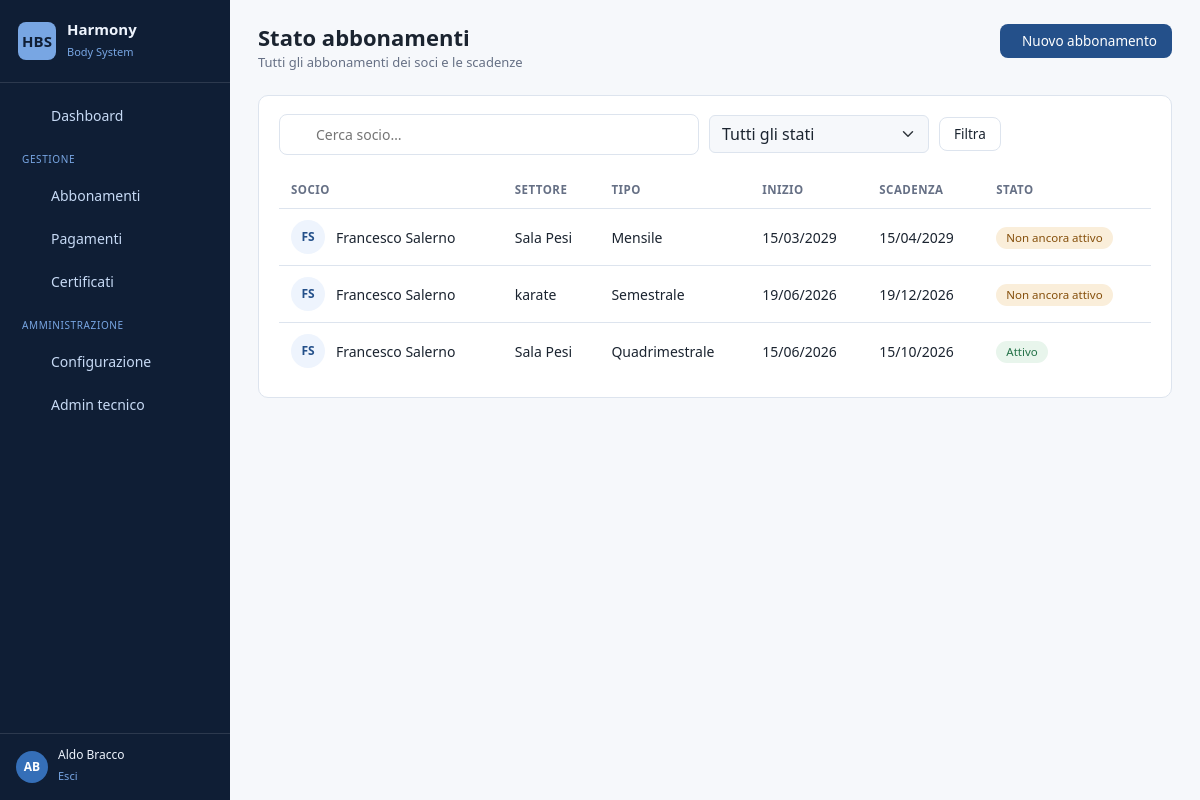
Before: /members/subscriptions/ (signed in) with the older database file.
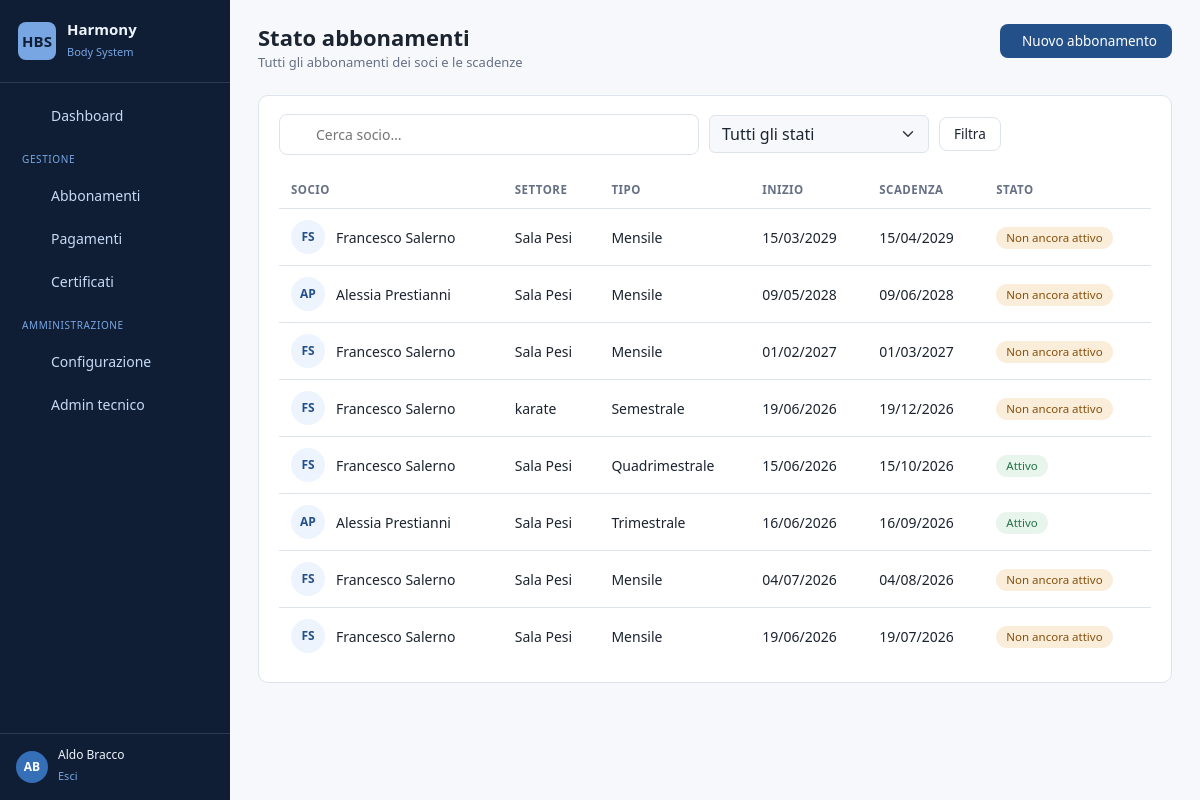
After: the same page with the newer database file.
### members/models.py (models this page shows, shortened)
class Subscription(models.Model):
    class SubscriptionType(models.TextChoices):
        MONTHLY = 'MONTHLY', _('Mensile')
        QUARTERLY = 'QUARTERLY', _('Trimestrale')
        FOURMONTH = 'FOURMONTH', _('Quadrimestrale')
        SEMESTRAL = 'SEMESTRAL', _('Semestrale')
        ANNUAL = 'ANNUAL', _('Annuale')
    member = models.ForeignKey(
        Member, on_delete=models.CASCADE,
        related_name="subscriptions", verbose_name=_("Socio"),
    )
    subscription_type = models.CharField(
        max_length=20, choices=SubscriptionType.choices,
        verbose_name=_("Tipologia abbonamento"),
    )
    sector = models.ForeignKey(
        Sector, on_delete=models.PROTECT,
        related_name="subscriptions", verbose_name=_("Settore"),
        null=True, blank=True,
    )
    start_date = models.DateField(verbose_name=_("Data inizio"))
    end_date = models.DateField(verbose_name=_("Data fine"), null=True, blank=True)
    package = models.ForeignKey(
        'Package', on_delete=models.PROTECT,
        related_name="subscriptions", verbose_name=_("Pacchetto"),
        null=True, blank=True,   # nullable per non rompere i record esistenti
    )
    class Meta:
        verbose_name = _("Abbonamento")
        verbose_name_plural = _("Abbonamenti")
        ordering = ['-end_date']

class Member(AbstractUser):
    class Role(models.TextChoices):
        ADMIN = "ADMIN", _("Amministratore")
        STAFF = "STAFF", _("Segreteria")
        INSTRUCTOR = "INSTRUCTOR", _("Istruttore")
        MEMBER = "MEMBER", _("Socio")
    class Sex(models.TextChoices):
        MALE = "M", _("Maschio")
        FEMALE = "F", _("Femmina")
    role = models.CharField(
        _("Ruolo"), max_length=20, choices=Role.choices, default=Role.MEMBER
    )
    first_name = models.CharField(_("Nome"), max_length=150, blank=False)
    last_name = models.CharField(_("Cognome"), max_length=150, blank=False)
    email = models.EmailField(_("Email"), blank=True)
    card_number = models.CharField(
        _("Numero tessera"), max_length=30, unique=True, null=True, blank=True,
        help_text=_("Formato es. BS/23/00202"),
    )
    fiscal_code = models.CharField(_("Codice fiscale"), max_length=16, blank=True)
    sex = models.CharField(_("Sesso"), max_length=1, choices=Sex.choices, blank=True)
    date_of_birth = models.DateField(_("Data di nascita"), null=True, blank=True)
    birth_place = models.CharField(_("Luogo di nascita"), max_length=120, blank=True)
    phone_number = models.CharField(_("Cellulare"), max_length=20, blank=True)
    phone_home = models.CharField(_("Telefono casa"), max_length=20, blank=True)
    address = models.CharField(_("Indirizzo"), max_length=255, blank=True)
    residence_city = models.CharField(_("Comune di residenza"), max_length=120, blank=True)
    province = models.CharField(_("Provincia"), max_length=2, blank=True)
    postal_code = models.CharField(_("CAP"), max_length=5, blank=True)
    photo = models.ImageField(_("Foto"), upload_to="member_photos/", null=True, blank=True)
    notes = models.TextField(_("Note"), blank=True)
    registration_date = models.DateField(_("Data registrazione"), null=True, blank=True)
    is_dismissed = models.BooleanField(_("Dimesso / Cessato"), default=False)
    sector = models.ForeignKey(
        Sector, on_delete=models.SET_NULL, null=True, blank=True,
        related_name="members", verbose_name=_("Settore"),
    )
    instructor = models.ForeignKey(
        Instructor, on_delete=models.SET_NULL, null=True, blank=True,
        related_name="members", verbose_name=_("Insegnante tecnico"),
    )
    guardian = models.ForeignKey(
        "self", on_delete=models.SET_NULL, null=True, blank=True,
        related_name="dependents", verbose_name=_("Genitore / tutore"),
    )
    class Meta:
        verbose_name = _("Socio")
        verbose_name_plural = _("Soci")
        ordering = ["last_name", "first_name"]

class Sector(models.Model):
    name = models.CharField(_("Settore"), max_length=100, unique=True)
    is_active = models.BooleanField(_("Attivo"), default=True)
    class Meta:
        verbose_name = _("Settore")
        verbose_name_plural = _("Settori")
        ordering = ["name"]

### members/views.py (the view, shortened to what this page needs)
# urls.py: path('subscriptions/', views.subscription_status, name='subscription_status'),
@office_required
def subscription_status(request):
    today = timezone.now().date()
    search_query = request.GET.get('q', '').lower()
    status_filter = request.GET.get('status', '')
    subscriptions_status = []
    subscriptions = Subscription.objects.select_related('member').all()
    for sub in subscriptions:
        member = sub.member
        if sub.start_date and sub.start_date > today:
            status = "Non ancora attivo"
        elif sub.end_date and sub.end_date < today:
            status = "Scaduto"
        else:
            status = "Attivo"
        if status_filter and status != status_filter:
            continue
        subscriptions_status.append({'subscription': sub, 'member': member, 'status': status})
    return render(request, 'subscription_status.html',
                  {'subscriptions_status': subscriptions_status})

### members/views.py (called while the page is built)
def office_required(view_func):
    @wraps(view_func)
    @login_required
    def _wrapped(request, *args, **kwargs):
        user = request.user
        if user.is_staff or user.is_superuser or getattr(user, "is_office", False):
            return view_func(request, *args, **kwargs)
        raise PermissionDenied
    return _wrapped

### templates/subscription_status.html (shortened to what this page needs)
{% extends "base.html" %}
{% load static %}
{% block content %}
<div class="hbs-pagehead">
    <div>
        <h1>Stato abbonamenti</h1>
        <p class="hbs-pagehead__sub">Tutti gli abbonamenti dei soci e le scadenze</p>
    </div>
    <div class="hbs-pagehead__actions">
        <a href="{% url 'members:add_subscription_with_payment_admin' %}" class="hbs-btn hbs-btn--primary"> Nuovo abbonamento</a>
    </div>
</div>
<div class="hbs-card">
    <form method="get" class="hbs-toolbar">
        <div class="hbs-search">
            <input type="text" name="q" value="{{ request.GET.q|default:'' }}" placeholder="Cerca socio…">
        </div>
        <select name="status" class="form-select" style="max-width:220px;" onchange="this.form.submit()">
            <option value="">Tutti gli stati</option>
        </select>
        <button type="submit" class="hbs-btn hbs-btn--ghost">Filtra</button>
    </form>
    {% if subscriptions_status %}
    <div style="overflow-x:auto;">
        <table class="hbs-table">
            <thead><tr><th>Socio</th><th>Settore</th><th>Tipo</th><th>Inizio</th><th>Scadenza</th><th>Stato</th></tr></thead>
            <tbody>
                {% for row in subscriptions_status %}
                <tr>
                    <td>
                        <div class="d-flex align-items-center" style="gap:11px;">
                            <span class="hbs-avatar">{{ row.member.first_name|first|upper }}{{ row.member.last_name|first|upper }}</span>
                            <div class="hbs-table__name">{{ row.member.get_full_name|default:row.member.username }}</div>
                        </div>
                    </td>
                    <td>{% if row.subscription.sector %}{{ row.subscription.sector.name }}{% else %}<span class="hbs-table__sub">—</span>{% endif %}</td>
                    <td>{{ row.subscription.get_subscription_type_display }}</td>
                    <td>{{ row.subscription.start_date|date:"d/m/Y" }}</td>
                    <td>{{ row.subscription.end_date|date:"d/m/Y"|default:"—" }}</td>
                    <td>
                        {% if row.status == "Attivo" %}<span class="hbs-badge hbs-badge--ok">Attivo</span>
                        {% elif row.status == "Scaduto" %}<span class="hbs-badge hbs-badge--danger">Scaduto</span>
                        {% else %}<span class="hbs-badge hbs-badge--warn">{{ row.status }}</span>{% endif %}
                    </td>
                </tr>
                {% endfor %}
            </tbody>
        </table>
    </div>
    {% else %}
        <div class="hbs-empty"><i class="ti ti-mood-empty"></i><p>Nessun abbonamento trovato.</p></div>
    {% endif %}
</div>
{% endblock %}

Changed rows visible on the page:
added Subscription: member.first_name|first "A", member.last_name|first "P", member.get_full_name "Alessia Prestianni", subscription.sector.name "Sala Pesi", subscription.subscription_type "Mensile", subscription.start_date "09/05/2028", subscription.end_date "09/06/2028", status "Non ancora attivo"
added Subscription: member.first_name|first "F", member.last_name|first "S", member.get_full_name "Francesco Salerno", subscription.sector.name "Sala Pesi", subscription.subscription_type "Mensile", subscription.start_date "01/02/2027", subscription.end_date "01/03/2027", status "Non ancora attivo"
added Subscription: member.first_name|first "A", member.last_name|first "P", member.get_full_name "Alessia Prestianni", subscription.sector.name "Sala Pesi", subscription.subscription_type "Trimestrale", subscription.start_date "16/06/2026", subscription.end_date "16/09/2026", shows "Attivo"
added Subscription: member.first_name|first "F", member.last_name|first "S", member.get_full_name "Francesco Salerno", subscription.sector.name "Sala Pesi", subscription.subscription_type "Mensile", subscription.start_date "04/07/2026", subscription.end_date "04/08/2026", status "Non ancora attivo"
added Subscription: member.first_name|first "F", member.last_name|first "S", member.get_full_name "Francesco Salerno", subscription.sector.name "Sala Pesi", subscription.subscription_type "Mensile", subscription.start_date "19/06/2026", subscription.end_date "19/07/2026", status "Non ancora attivo"
